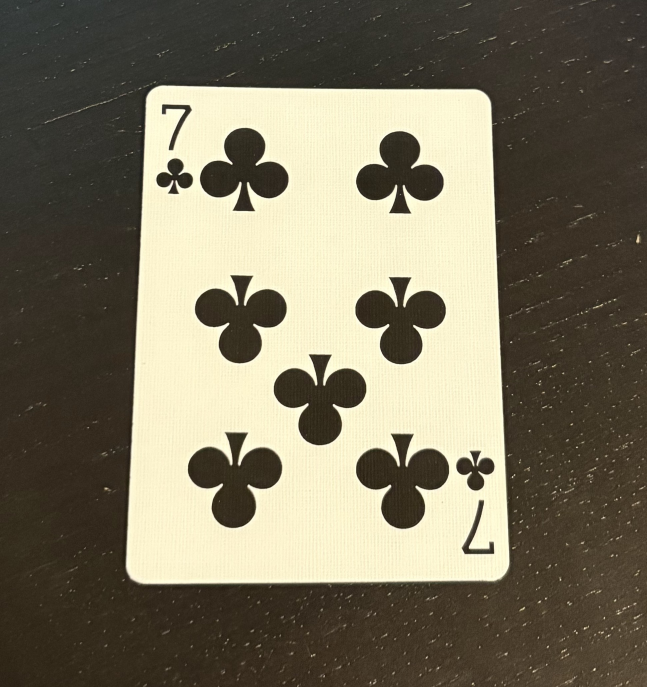
#> input picture src/data_generation/7c.jpg, 1940 x 2061 px (shown at 1/3 size)
$ python zoom_test.py
#> lines starting #> are read from the running program, lines starting #| are printed output that depends on the picture; long printed decimals are rounded
import cv2
import numpy as np

# Load image
img = cv2.imread("7c.jpg")
#> img is the input picture: shape (2061, 1940, 3); mean B, G, R 95.2, 114.9, 121.7
if img is None: exit("Image not found")
h, w = img.shape[:2]  # 2061, 1940
#> h = 2061; w = 1940

# Original bounding box
class_id, x_cent, y_cent, box_w, box_h = 0, 0.49921875, 0.4859375, 0.57421875, 0.7265625

# Zoom factor (shrink: 0.5, no enlarge here)
zoom = 0.5  # Test with 0.5
new_w, new_h = int(w * zoom), int(h * zoom)
#> new_w = 970; new_h = 1030

# Resize (shrink) image
shrunk_img = cv2.resize(img, (new_w, new_h))

# Create blank canvas (original size) and place shrunk image in center
canvas = np.zeros((h, w, 3), dtype=np.uint8)  # Black background
x_offset = (w - new_w) // 2  # Center horizontally
#> x_offset = 485
y_offset = (h - new_h) // 2  # Center vertically
#> y_offset = 515
canvas[y_offset:y_offset+new_h, x_offset:x_offset+new_w] = shrunk_img
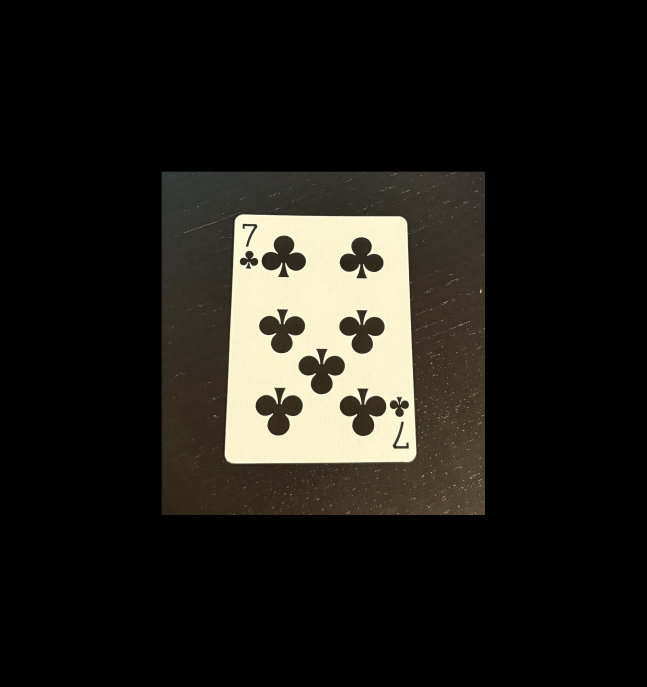
#> canvas: shape (2061, 1940, 3) (shown at 1/3 size); mean B, G, R 23.8, 28.7, 30.4

# Adjust bounding box (center moves, size scales)
new_x_cent = (x_cent * w - x_offset) / w  # Adjust for new position
#> new_x_cent = 0.249
new_y_cent = (y_cent * h - y_offset) / h
#> new_y_cent = 0.236
new_box_w = box_w * zoom
new_box_h = box_h * zoom
new_label = f"{class_id} {new_x_cent} {new_y_cent} {new_box_w} {new_box_h}"

# Save and print
cv2.imwrite("zoomed_test.jpg", canvas)
print(f"Zoom factor: {zoom}")
print(f"New coords: {new_label}")
#| New coords: 0 0.2492 0.2361 0.2871 0.3633
print(f"Canvas size: {canvas.shape[1]}x{canvas.shape[0]}")
#| Canvas size: 1940x2061

$ run again, with src/data_generation/bg.jpg copied over src/data_generation/7c.jpg
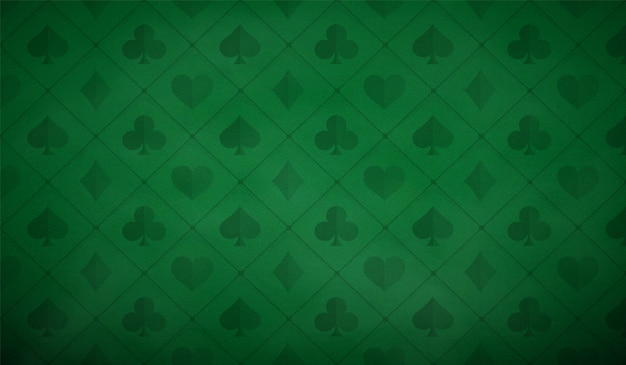
#> input picture src/data_generation/bg.jpg, 626 x 365 px
#> img is the input picture: shape (365, 626, 3); mean B, G, R 40.4, 88.7, 10.2
#> `canvas[y_offset:y_offset+new_h, x_offset:x_offset+new_w] = shrunk_img`:
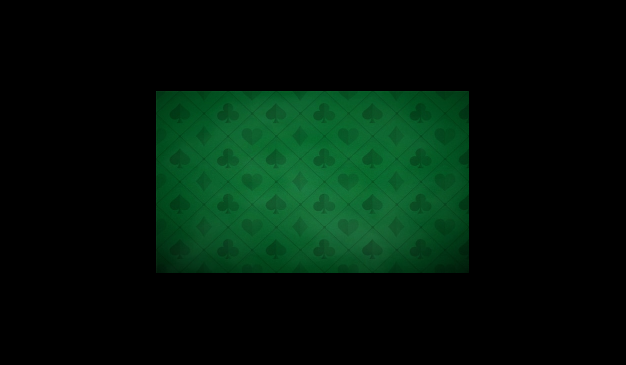
#> canvas: shape (365, 626, 3); mean B, G, R 10, 22.1, 2.5
#| New coords: 0 0.25 0.2366 0.2871 0.3633
#| Canvas size: 626x365
